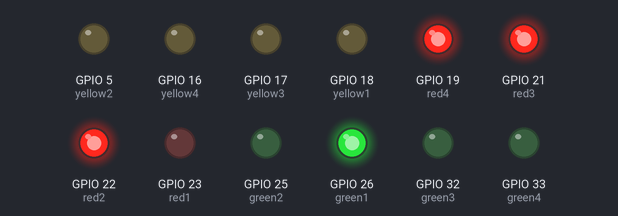
Simulated run of this sketch. Board: ESP32. Shown: output pins drawn as LEDs (lit = HIGH).

Above: at 0.1 s.
At 6.1 s:
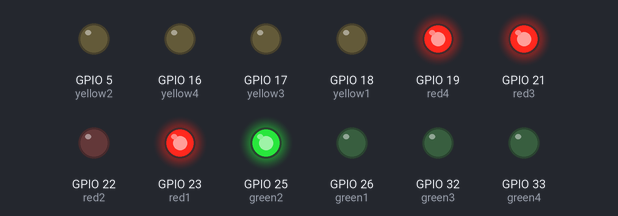
At 11.1 s:
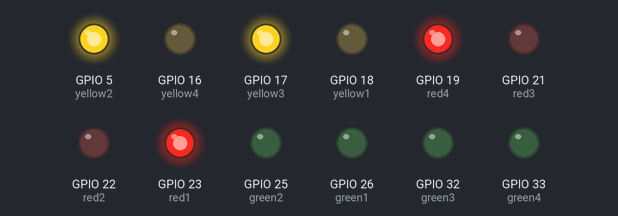
At 18.1 s:
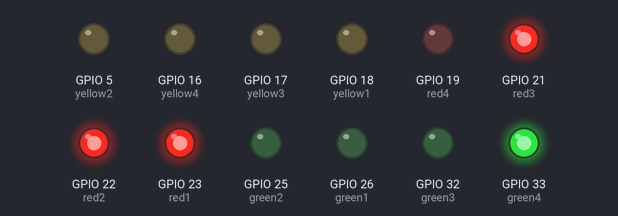
At 29.1 s:
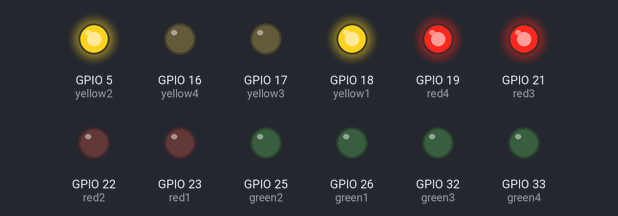
At 36.1 s:
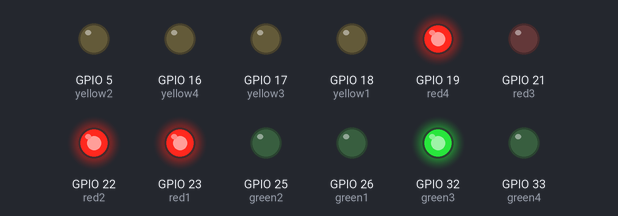
Timing chart, 0 to 37.6 s (numbered marks = the images above):
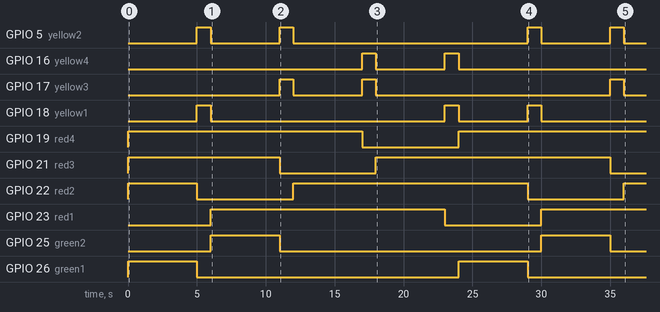

The sketch:

ESP32_Traffic_Control.ino
```cpp
const int red1 = 23;
const int red2 = 22;
const int red3 = 21;
const int red4 = 19;

const int yellow1 = 18;
const int yellow2 = 5;
const int yellow3 = 17;
const int yellow4 = 16;


const int green1 = 26;
const int green2 = 25;
const int green3 = 32;
const int green4 = 33;

void setup() {
    pinMode(red1, OUTPUT); pinMode(yellow1, OUTPUT); pinMode(green1, OUTPUT);
    pinMode(red2, OUTPUT); pinMode(yellow2, OUTPUT); pinMode(green2, OUTPUT);
    pinMode(red3, OUTPUT); pinMode(yellow3, OUTPUT); pinMode(green3, OUTPUT);
    pinMode(red4, OUTPUT); pinMode(yellow4, OUTPUT); pinMode(green4, OUTPUT);
}

void loop() {

  // 1st GREEN Signal
digitalWrite(red1,LOW);digitalWrite(yellow1,LOW);digitalWrite(green1,HIGH);
digitalWrite(red2,HIGH);digitalWrite(yellow2,LOW);digitalWrite(green2,LOW);
digitalWrite(red3,HIGH);digitalWrite(yellow3,LOW);digitalWrite(green3,LOW);
digitalWrite(red4,HIGH);digitalWrite(yellow4,LOW);digitalWrite(green4,LOW);
delay(5000);

  // Yellow Light
digitalWrite(red1,LOW);digitalWrite(yellow1,HIGH);digitalWrite(green1,LOW);
digitalWrite(red2,LOW);digitalWrite(yellow2,HIGH);digitalWrite(green2,LOW);
digitalWrite(red3,HIGH);digitalWrite(yellow3,LOW);digitalWrite(green3,LOW);
digitalWrite(red4,HIGH);digitalWrite(yellow4,LOW);digitalWrite(green4,LOW);
delay(1000);

  // 2nd GREEN Signal
digitalWrite(red1,HIGH);digitalWrite(yellow1,LOW);digitalWrite(green1,LOW);
digitalWrite(red2,LOW);digitalWrite(yellow2,LOW);digitalWrite(green2,HIGH);
digitalWrite(red3,HIGH);digitalWrite(yellow3,LOW);digitalWrite(green3,LOW);
digitalWrite(red4,HIGH);digitalWrite(yellow4,LOW);digitalWrite(green4,LOW);
delay(5000);

  // Yellow Light
digitalWrite(red1,HIGH);digitalWrite(yellow1,LOW);digitalWrite(green1,LOW);
digitalWrite(red2,LOW);digitalWrite(yellow2,HIGH);digitalWrite(green2,LOW);
digitalWrite(red3,LOW);digitalWrite(yellow3,HIGH);digitalWrite(green3,LOW);
digitalWrite(red4,HIGH);digitalWrite(yellow4,LOW);digitalWrite(green4,LOW);
delay(1000);

  // 3rd GREEN Signal
digitalWrite(red1,HIGH);digitalWrite(yellow1,LOW);digitalWrite(green1,LOW);
digitalWrite(red2,HIGH);digitalWrite(yellow2,LOW);digitalWrite(green2,LOW);
digitalWrite(red3,LOW);digitalWrite(yellow3,LOW);digitalWrite(green3,HIGH);
digitalWrite(red4,HIGH);digitalWrite(yellow4,LOW);digitalWrite(green4,LOW);
delay(5000);

  // Yellow Light
digitalWrite(red1,HIGH);digitalWrite(yellow1,LOW);digitalWrite(green1,LOW);
digitalWrite(red2,HIGH);digitalWrite(yellow2,LOW);digitalWrite(green2,LOW);
digitalWrite(red3,LOW);digitalWrite(yellow3,HIGH);digitalWrite(green3,LOW);
digitalWrite(red4,LOW);digitalWrite(yellow4,HIGH);digitalWrite(green4,LOW);
delay(1000);

  // 4th GREEN Signal
digitalWrite(red1,HIGH);digitalWrite(yellow1,LOW);digitalWrite(green1,LOW);
digitalWrite(red2,HIGH);digitalWrite(yellow2,LOW);digitalWrite(green2,LOW);
digitalWrite(red3,HIGH);digitalWrite(yellow3,LOW);digitalWrite(green3,LOW);
digitalWrite(red4,LOW);digitalWrite(yellow4,LOW);digitalWrite(green4,HIGH);
delay(5000);

  // Yellow Light
digitalWrite(red1,LOW);digitalWrite(yellow1,HIGH);digitalWrite(green1,LOW);
digitalWrite(red2,HIGH);digitalWrite(yellow2,LOW);digitalWrite(green2,LOW);
digitalWrite(red3,HIGH);digitalWrite(yellow3,LOW);digitalWrite(green3,LOW);
digitalWrite(red4,LOW);digitalWrite(yellow4,HIGH);digitalWrite(green4,LOW);
delay(1000);
}
```

Measured:
- by itself, GPIO 5 (yellow2): LOW → HIGH at 5.0 s, → LOW 1.0 s later, → HIGH 5.0 s later, → LOW 1.0 s later, … (8 changes in this stretch)
- by itself, GPIO 16 (yellow4): LOW → HIGH at 17.0 s, → LOW 1.0 s later, → HIGH 5.0 s later, → LOW 1.0 s later, … (4 changes in this stretch)
- by itself, GPIO 17 (yellow3): goes HIGH 1.0 s, LOW 5.0 s, HIGH 1.0 s, LOW 17.0 s, HIGH 1.0 s, then LOW
- by itself, GPIO 18 (yellow1): goes HIGH 1.0 s, LOW 17.0 s, HIGH 1.0 s, LOW 5.0 s, HIGH 1.0 s, then LOW
- by itself, GPIO 19 (red4): LOW → HIGH at 0.00 s, → LOW 17.0 s later, → HIGH 7.0 s later
- by itself, GPIO 21 (red3): LOW → HIGH at 0.00 s, → LOW 11.0 s later, → HIGH 7.0 s later, → LOW 17.0 s later
- by itself, GPIO 22 (red2): goes HIGH 5.0 s, LOW 7.0 s, HIGH 17.0 s, LOW 7.0 s, then HIGH
- by itself, GPIO 23 (red1): LOW → HIGH at 6.0 s, → LOW 17.0 s later, → HIGH 7.0 s later
